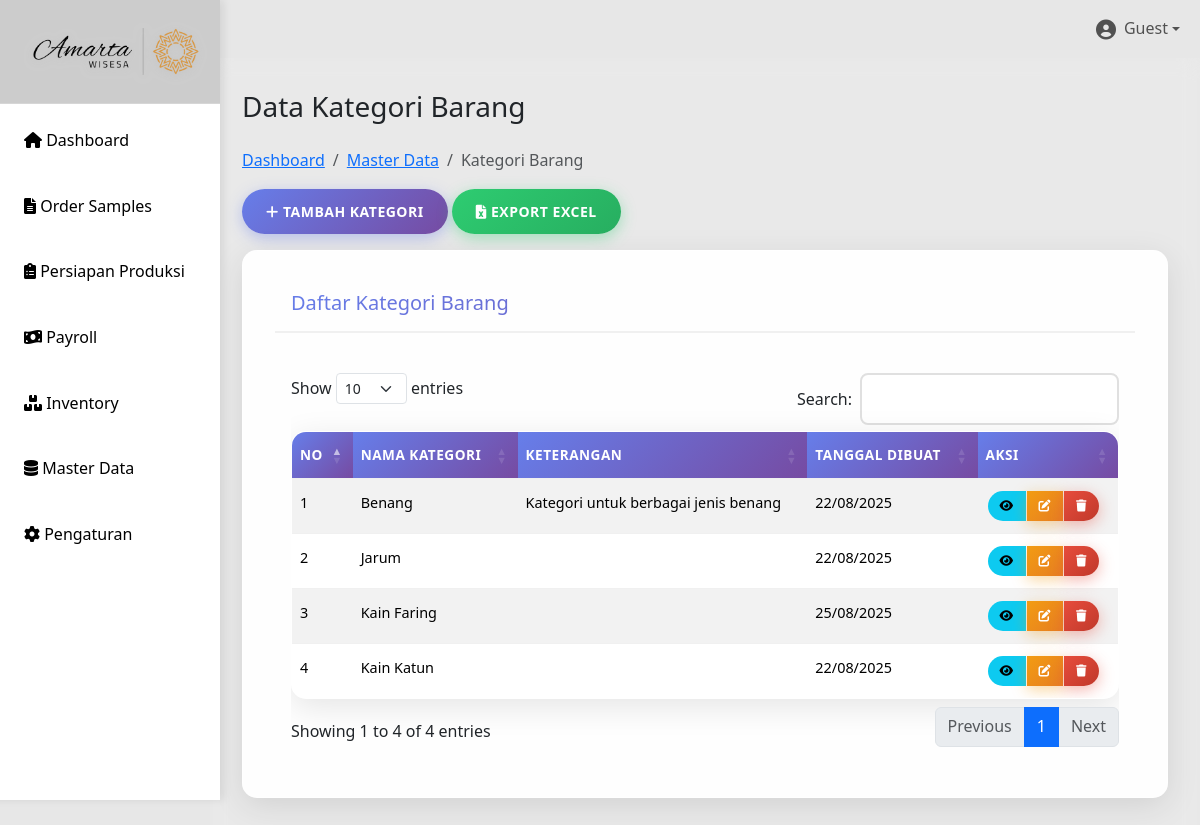
Before: /kategori-barang.php with the older database file.
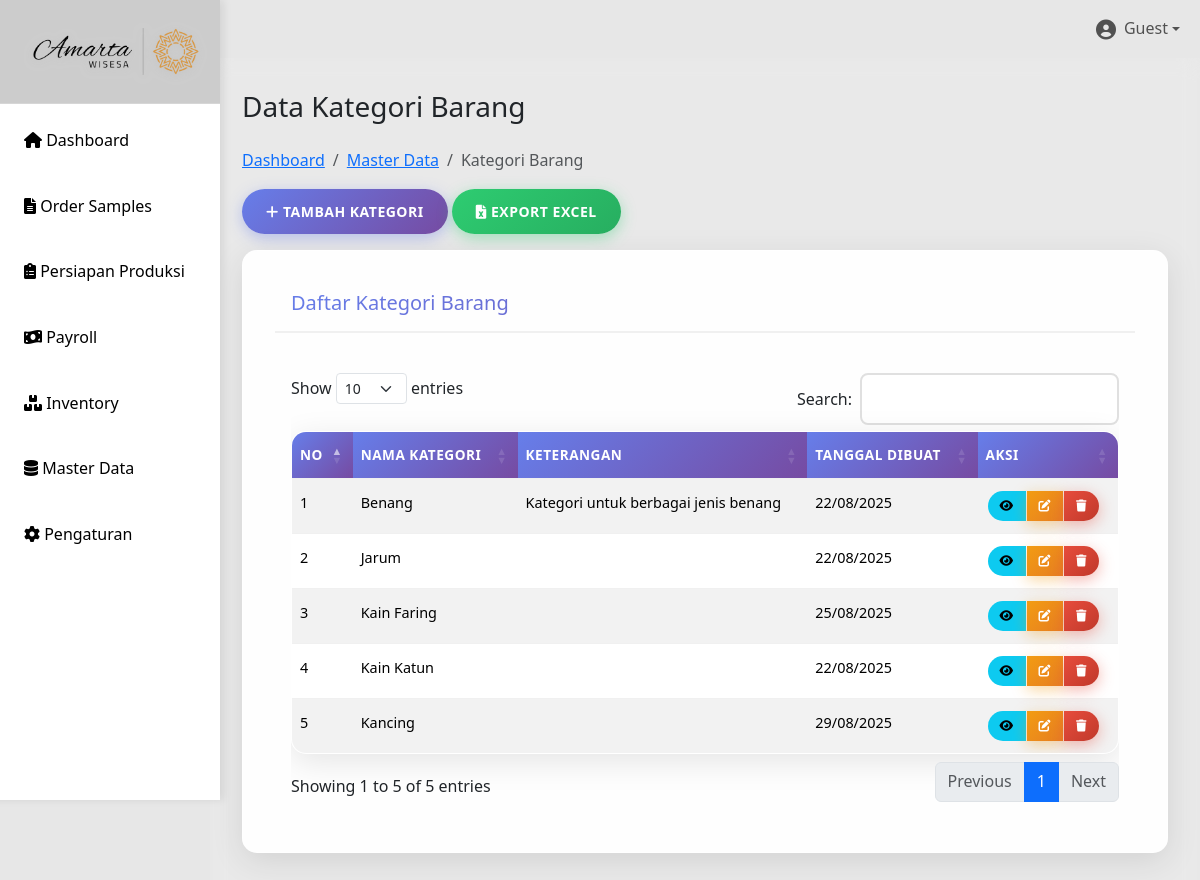
After: the same page with the newer database file.
### tables this page shows
CREATE TABLE `kategori_barang` (
  `id` int(11) UNSIGNED NOT NULL,
  `nama_kategori` varchar(255) NOT NULL,
  `keterangan` text DEFAULT NULL,
  `created_at` timestamp NOT NULL DEFAULT current_timestamp(),
  `updated_at` timestamp NOT NULL DEFAULT current_timestamp() ON UPDATE current_timestamp()
);

### kategori-barang.php (the view, shortened to what this page needs)
<?php
include 'config/db.php';
include 'includes/header.php';
$sql = "SELECT * FROM kategori_barang ORDER BY nama_kategori";
$result = mysqli_query($conn, $sql);
$kategoriList = mysqli_fetch_all($result, MYSQLI_ASSOC);
?>
<div class="main-content">
    <div class="row">
        <div class="col-12">
            <h1 class="h3 mb-4">Data Kategori Barang</h1>
            <nav aria-label="breadcrumb">
                <ol class="breadcrumb">
                    <li class="breadcrumb-item"><a href="index.php">Dashboard</a></li>
                    <li class="breadcrumb-item"><a href="master-data.php">Master Data</a></li>
                    <li class="breadcrumb-item active">Kategori Barang</li>
                </ol>
            </nav>
            <div class="mb-3">
                <button type="button" class="btn btn-primary" data-bs-toggle="modal" data-bs-target="#tambahKategoriModal">
                    <i class="fas fa-plus"></i> Tambah Kategori
                </button>
                <button type="button" class="btn btn-success">
                    <i class="fas fa-file-excel"></i> Export Excel
                </button>
            </div>
            <div class="card">
                <div class="card-header">
                    <h5 class="card-title mb-0">Daftar Kategori Barang</h5>
                </div>
                <div class="card-body">
                    <div class="table-responsive">
                        <table class="table table-striped table-hover" id="tabelKategori">
                            <thead>
                                <tr>
                                    <th>No</th>
                                    <th>Nama Kategori</th>
                                    <th>Keterangan</th>
                                    <th>Tanggal Dibuat</th>
                                    <th>Aksi</th>
                                </tr>
                            </thead>
                            <tbody>
                                <?php $no = 1; foreach ($kategoriList as $kategori): ?>
                                <tr>
                                    <td><?= $no++; ?></td>
                                    <td><?= htmlspecialchars($kategori['nama_kategori']); ?></td>
                                    <td><?= htmlspecialchars($kategori['keterangan']); ?></td>
                                    <td><?= date('d/m/Y', strtotime($kategori['created_at'])); ?></td>
                                    <td>
                                        <div class="btn-group btn-group-sm" role="group">
                                            <a href="detail-kategori.php?id=<?= $kategori['id']; ?>" class="btn btn-sm btn-info">
                                                <i class="fas fa-eye"></i>
                                            </a>
                                            <a href="edit-kategori.php?id=<?= $kategori['id']; ?>" class="btn btn-sm btn-warning">
                                                <i class="fas fa-edit"></i>
                                            </a>
                                            <button type="button" class="btn btn-sm btn-danger" onclick="hapusKategori(<?= $kategori['id']; ?>)">
                                                <i class="fas fa-trash"></i>
                                            </button>
                                        </div>
                                    </td>
                                </tr>
                                <?php endforeach; ?>
                            </tbody>
                        </table>
                    </div>
                </div>
            </div>
        </div>
    </div>
</div>
<?php
include 'includes/footer.php';
?>

Changed rows visible on the page:
added kategori_barang: nama_kategori "Kancing", created_at "29/08/2025"
Other visible differences:
text written by a page script: "Show entries Search: Showing 1 to 4 of 4 entries Previous 1 Next" → "Show entries Search: Showing 1 to 5 of 5 entries Previous 1 Next"
